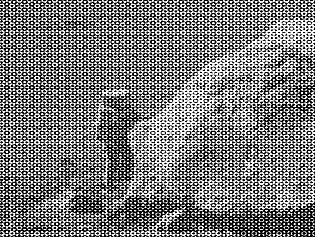
#> input picture img/noise.png, 315 x 237 px
$ python transform.py
#> lines starting #> are read from the running program, lines starting #| are printed output that depends on the picture
from scipy.fftpack import fft2, dct, dst
import numpy as np
import cv2


def log_scale(mag_img):
    # switch to logarithmic scale
    mat_of_ones = np.ones(mag_img.shape, dtype=mag_img.dtype)
    cv2.add(mat_of_ones, mag_img, mag_img)
    cv2.log(mag_img, mag_img)


img = cv2.imread('img/noise.png', cv2.IMREAD_GRAYSCALE)
#> img is the input picture: shape (237, 315); min 0, max 255, mean 123.2
img_dct = dct(img)
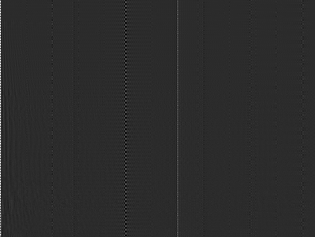
#> img_dct: shape (237, 315) float64; min -27783.3, max 133948, mean 274.6; drawn with min black and max white
img_fft = fft2(img)
img_dst = dst(img)
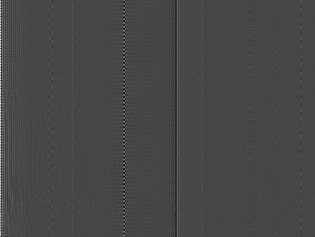
#> img_dst: shape (237, 315) float64; min -32794.1, max 85959.3, mean 542.7; drawn with min black and max white
img2 = cv2.magnitude(img_fft.real, img_fft.imag)
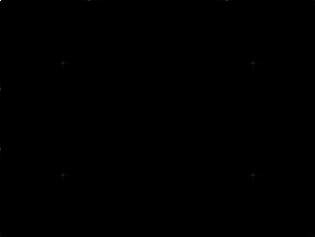
#> img2: shape (237, 315) float64; min 36.64, max 9199728, mean 8878.6; drawn with min black and max white
log_scale(img2)
#> in log_scale, `cv2.add(mat_of_ones, mag_img, mag_img)`: mat_of_ones: shape (237, 315) float64; every value is 1
#> in log_scale, `cv2.log(mag_img, mag_img)`:
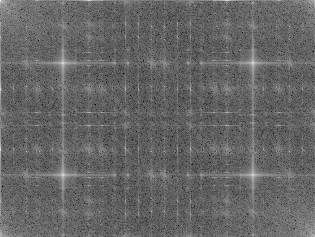
#> mag_img: shape (237, 315) float64; min 3.63, max 16.03, mean 8.6; drawn with min black and max white
cv2.normalize(img2, img2, 0, 1, cv2.NORM_MINMAX)
# log_scale(img2)

cv2.imshow("fft real", img_fft.real)
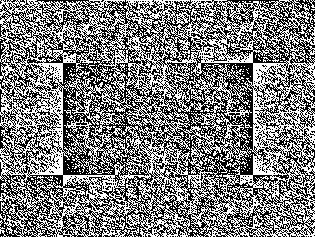
#> window 'fft real': shape (237, 315); min 0, max 255, mean 125.7
cv2.imshow("fft imag", img_fft.imag)
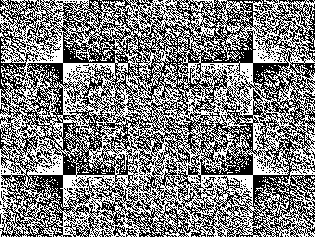
#> window 'fft imag': shape (237, 315); min 0, max 255, mean 127.5
cv2.imshow("dct", img_dct)
cv2.imshow("dst", img_dst)
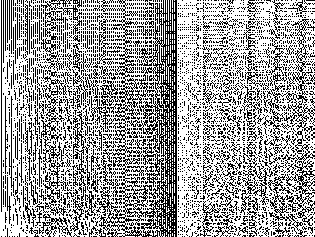
#> window 'dst': shape (237, 315); min 0, max 255, mean 161.6
cv2.imshow("fft", img2)
cv2.waitKey()
